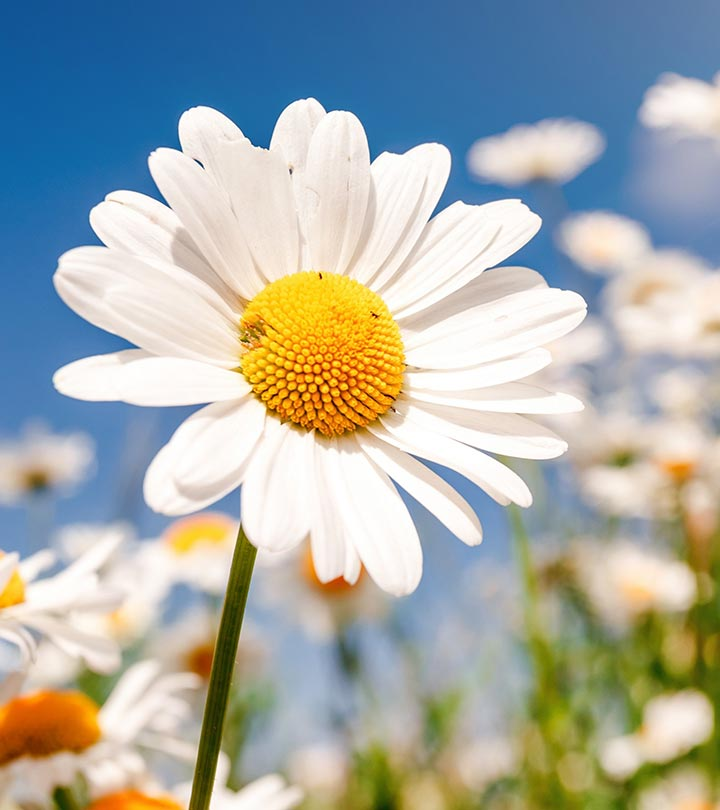
#> input picture segmentation/flower.jpg, 720 x 810 px, given in place of sudoku.jpg, which was not available
$ python HoughTransform.py
#> lines starting #> are read from the running program, lines starting #| are printed output that depends on the picture; after the words box and inside, x2 and y2 are one past the last pixel; in counts of white or black regions, pixels touching at a corner belong together; pictures that were not available may be replaced by others from this repository, and a replacement may not be noted
from tkinter import filedialog

import cv2
import matplotlib.pyplot as ppt
import numpy as np
from matplotlib.widgets import Button


class Hough:
    path = 'sudoku.jpg'

    def __init__(self):
        self.initUI()

    def initUI(self):
        image = cv2.imread(Hough.path)
#> image is the input picture: shape (810, 720, 3); mean B, G, R 167.6, 172.1, 165.6
        image = cv2.cvtColor(image, cv2.COLOR_BGR2GRAY)
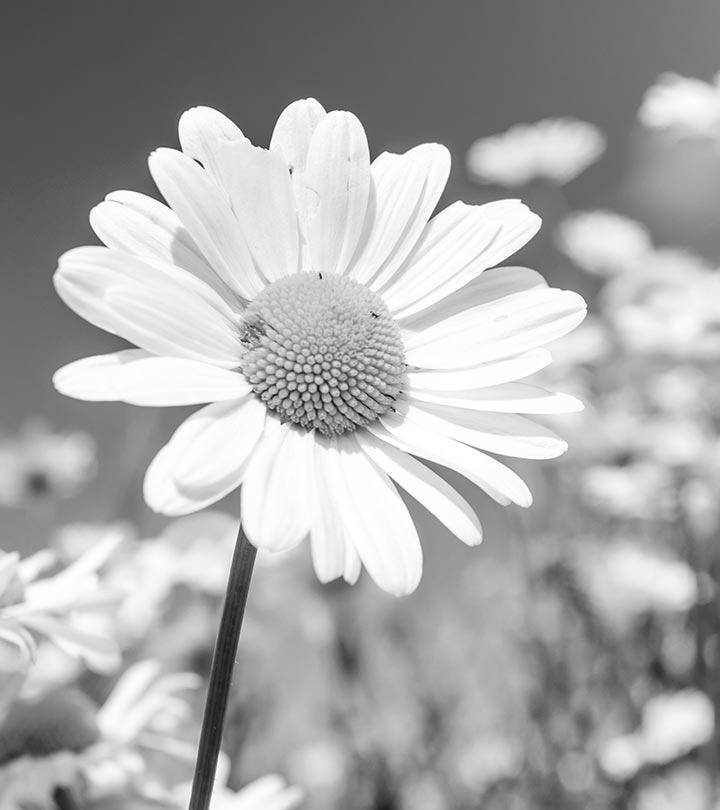
#> image: shape (810, 720); min 11, max 255, mean 169.7
        ppt.figure(1)

        # lower, upper threshold = 100, 150
        edges = cv2.Canny(image, 50, 150, apertureSize=3)
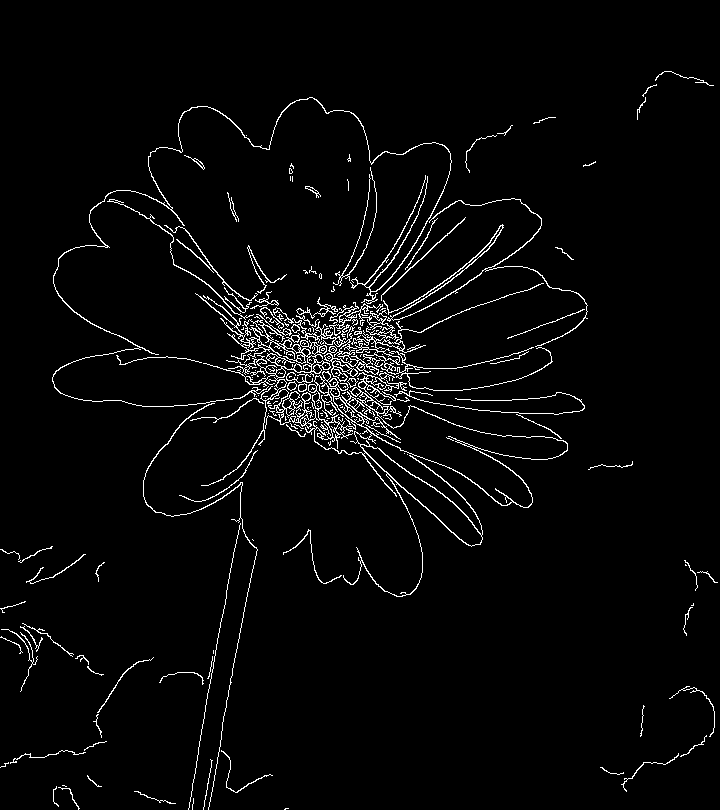
#> edges: shape (810, 720); 3.2% white in thin lines or dots

        # Rho, Theta threshold = 1, pi/180
        # min votes = 200
        lines = cv2.HoughLines(edges, 1, np.pi / 180, 100)
#> lines = 525 rows, first 8: [325, 0.175], [356, 0.192], [476, 0.82], [59, 2.3], [487, 1.01], [47, 2.34], [81, 2.32], [-26, 2.55]

        for rho, theta in lines[0]:
            a = np.cos(theta)
            b = np.sin(theta)
            x0 = a * rho
            y0 = b * rho
            x1 = int(x0 + 1000 * (-b))
            y1 = int(y0 + 1000 * a)
            x2 = int(x0 - 1000 * (-b))
            y2 = int(y0 - 1000 * a)

            cv2.line(image, (x1, y1), (x2, y2), color=(255, 110, 80), thickness=2)
#> this loop made 1 pass
#> (rho, theta, a, b, x0, y0, x1, y1) on pass 1: (325, 0.175, 0.985, 0.174, 320.1, 56.44, 146, 1041)
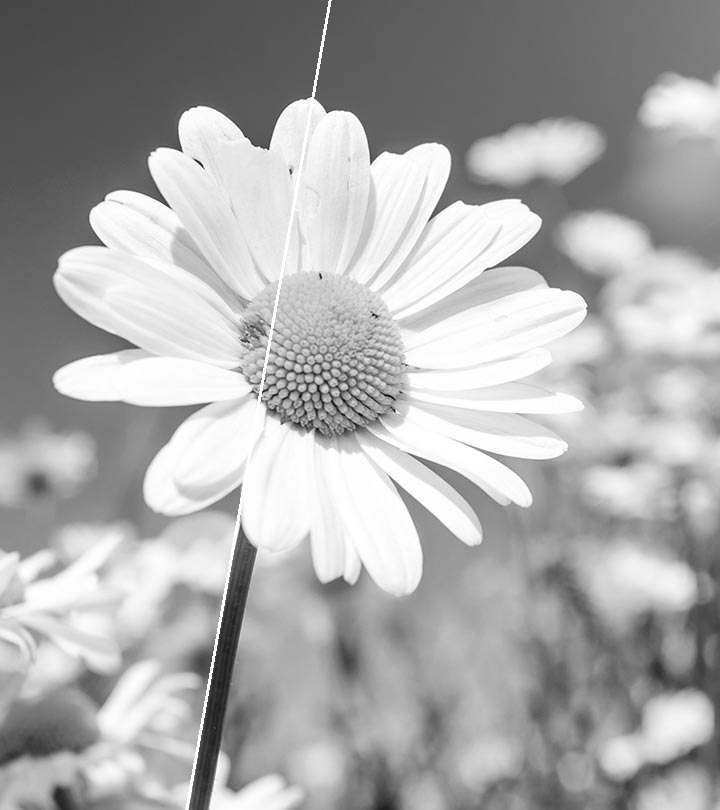
#> image: shape (810, 720); 0.42% of pixels changed, all inside (x1, y1, x2, y2) = (185, 0, 332, 810)

        image1 = cv2.imread(Hough.path, 0)
#> image1: shape (810, 720); min 0, max 255, mean 169.7
        ppt.subplot(221)
        ppt.xlabel("Original Image")
        ppt.imshow(image1, cmap='gray')

        ppt.subplot(222)
        ppt.xlabel("Canny")
        ppt.imshow(edges, cmap='gray')

        ppt.subplot(223)
        ppt.xlabel("Hough Lines")
        ppt.imshow(image)

        axprev = ppt.axes([0.45, 0.005, 0.15, 0.075])
        img_bttn = Button(axprev, 'Open Image')
        img_bttn.on_clicked(lambda x: self.button_click())
        ppt.show()
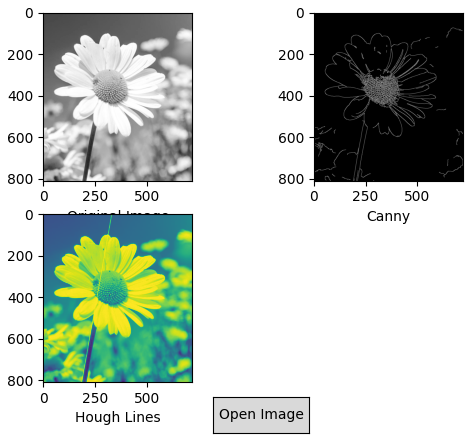
#> figure drawn by matplotlib, 3 panels

    def button_click(self):
        Hough.path = filedialog.askopenfilename(filetypes=[("Image File", '.png')])
        self.initUI()


if __name__ == '__main__':
    Hough()
